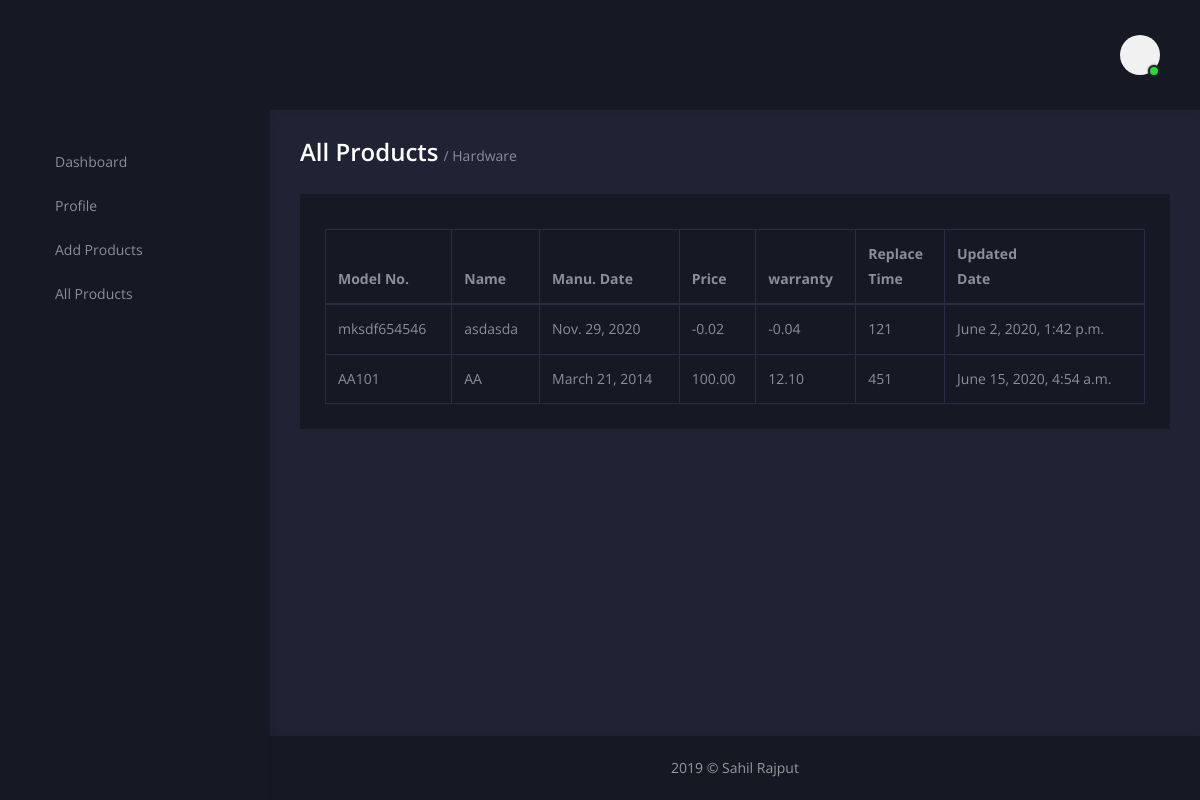
The app's page /Company/All_hardware_product (signed in) with its own data.
### Company/models.py (models this page shows, shortened)
class Product_Hardware(models.Model):
    p_company_id = models.CharField(max_length = 20)
    p_name = models.CharField(max_length = 50)
    p_model_no = models.CharField(max_length = 20)
    p_bio = models.TextField()
    p_manufacturing_date = models.DateField()
    p_img_1 = models.ImageField(upload_to= upload_product_img_path)
    p_img_2 = models.ImageField(upload_to= upload_product_img_path)
    p_img_3 = models.ImageField(upload_to= upload_product_img_path, null=True, blank=True)
    p_img_4 = models.ImageField(upload_to= upload_product_img_path, null=True, blank=True)
    p_img_5 = models.ImageField(upload_to= upload_product_img_path, null=True, blank=True)
    p_img_6 = models.ImageField(upload_to= upload_product_img_path, null=True, blank=True)
    p_catagory = models.ForeignKey(Product_Catagory, on_delete = models.CASCADE)
    p_price = models.DecimalField(max_digits = 10, decimal_places = 2)
    P_warranty = models.DecimalField(max_digits = 4, decimal_places = 2)
    p_replace_time = models.CharField(max_length = 3)
    p_ppt = models.FileField( upload_to=upload_ppt_path, null= True, blank= True)
    p_pdf = models.FileField(upload_to = upload_pdf_path,null=True, blank=True)
    p_blog_link = models.URLField(null=True, blank=True)
    p_youtube_link = models.URLField(null=True, blank=True)
    p_software_link = models.URLField(max_length = 200, null=True, blank= True)
    p_feature_1 = models.CharField(max_length = 300)
    p_feature_2 = models.CharField(max_length=300)
    p_feature_3 = models.CharField(max_length=300, null=True, blank=True)
    p_feature_4 = models.CharField(max_length=300, null=True, blank=True)
    p_feature_5 = models.CharField(max_length=300, null=True, blank=True)
    p_feature_6 = models.CharField(max_length=300, null=True, blank=True)
    p_creation_date = models.DateTimeField(auto_now_add= True)
    p_updated_date = models.DateTimeField(auto_now= True)

### Company/views.py (the view)
def All_Hardware_product_view(request):
    if request.session.get('company_register') == None:
        return redirect("Company:Login")
    temp = "Company/all_hardware.html"
    data = Product_Hardware.objects.all()
    return render(request, temp, {"data":data})

### Templates/Company/all_hardware.html
{% extends 'Company/header_footer.html' %}
{% load static %}
{% load crispy_forms_tags %}
{% block 'content' %}
        <div class="content-body">
            <div class="row justify-content-between align-items-center mb-10">
                <div class="col-12 col-lg-auto mb-20">
                    <div class="page-heading">
                        <h3 class="title">All Products <span>/ Hardware</span></h3>
                    </div>
                </div>
            </div>
            <div class="row">
                <div class="col-12 mb-30">
                    <div class="box">
                        <div class="box-body">
                            <table class="table table-bordered data-table data-table-export">
                                <thead>
                                    <tr>
                                        <th>Model No.</th>
                                        <th>Name</th>
                                        <th>Manu. Date</th>
                                        <th>Price</th>
                                        <th>warranty</th>
                                        <th>Replace <br> Time</th>
                                        <th>Updated <br> Date</th>
                                    </tr>
                                </thead>
                                <tbody>
                                {% for i in data %}
                                    <tr>
                                        <td> <a href="{% url 'Company:Hardware_details' i.p_model_no %}"> {{ i.p_model_no }} </a></td>
                                        <td> {{ i.p_name }} </td>
                                        <td> {{ i.p_manufacturing_date }} </td>
                                        <td> {{ i.p_price }} </td>
                                        <td> {{ i.P_warranty }} </td>
                                        <td> {{ i.p_replace_time }} </td>
                                        <td> {{ i.p_updated_date }} </td>
                                    </tr>
                                {% endfor %}
                                </tbody>
                            </table>
                        </div>
                    </div>
                </div>
            </div>
        </div>
{% endblock %}

### records on screen
Product_Hardware: p_model_no "mksdf654546", p_name "asdasda", p_manufacturing_date "Nov. 29, 2020", p_price "-0.02", P_warranty "-0.04", p_replace_time "121", p_updated_date "June 2, 2020, 1:42 p.m."
Product_Hardware: p_model_no "AA101", p_name "AA", p_manufacturing_date "March 21, 2014", p_price "100.00", P_warranty "12.10", p_replace_time "451", p_updated_date "June 15, 2020, 4:54 a.m."
